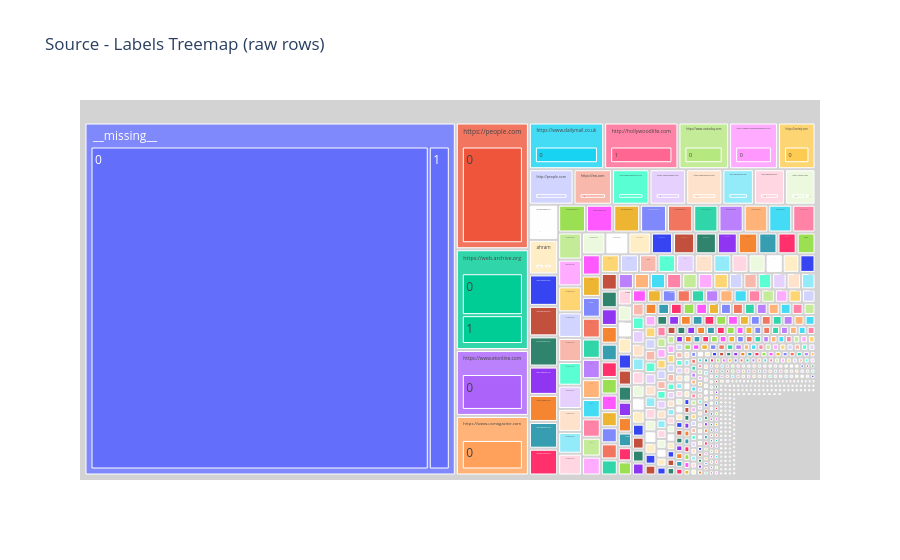
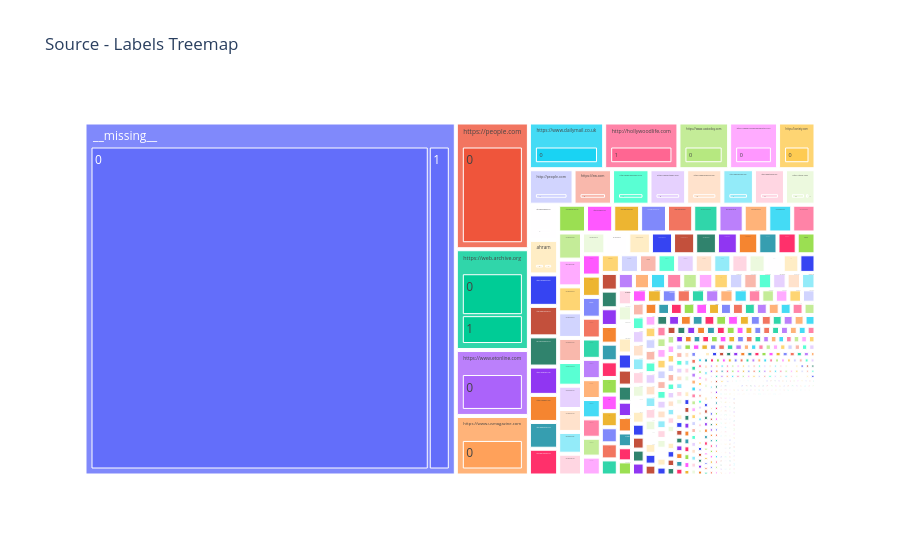

Source (notebook cell) for these figures, in order:
### Code cell
#Treemap for Category  
print("Columns:", df.columns.tolist())
print("\nSample values (source, labels):")
display(df[['source','labels']].head(8))

print("\nCounts / missingness:") #check missing values are present in each column
print(df['source'].isna().sum(), "missing sources")
print(df['labels'].isna().sum(), "missing labels")

# Making sure both columns have no missing values and stored as str
df['source'] = df['source'].fillna("__missing__").astype(str)
df['labels'] = df['labels'].fillna("__missing__").astype(str)

fig = px.treemap(df, path=['source','labels'],
                 title='Source - Labels Treemap (raw rows)')
fig.update_traces(root_color="lightgrey")
fig.show()

px.treemap(df, path=['source','labels'], title='Source - Labels Treemap')

### Figure 1 — Plotly figure (JSON) as saved in the notebook; plotly's stock layout.template omitted (floating-point values rounded to 4 significant figures; data arrays with more than 128 entries replaced by an {"elided": "..."} marker saying what was removed)
{"data": [{"branchvalues": "total", "domain": {"x": [0, 1], "y": [0, 1]}, "hovertemplate": "labels=%{label}<br>count=%{value}<br>parent=%{parent}<br>id=%{id}<extra></extra>", "ids": {"elided": "2825 str values"}, "labels": {"elided": "2825 str values"}, "name": "", "parents": {"elided": "2825 str values"}, "root": {"color": "lightgrey"}, "type": "treemap", "values": {"elided": "2825 int values"}}], "layout": {"legend": {"tracegroupgap": 0}, "title": {"text": "Source - Labels Treemap (raw rows)"}}}

### Figure 2 — Plotly figure (JSON) as saved in the notebook; plotly's stock layout.template omitted (floating-point values rounded to 4 significant figures; data arrays with more than 128 entries replaced by an {"elided": "..."} marker saying what was removed)
{"data": [{"branchvalues": "total", "domain": {"x": [0, 1], "y": [0, 1]}, "hovertemplate": "labels=%{label}<br>count=%{value}<br>parent=%{parent}<br>id=%{id}<extra></extra>", "ids": {"elided": "2825 str values"}, "labels": {"elided": "2825 str values"}, "name": "", "parents": {"elided": "2825 str values"}, "type": "treemap", "values": {"elided": "2825 int values"}}], "layout": {"legend": {"tracegroupgap": 0}, "title": {"text": "Source - Labels Treemap"}}}
